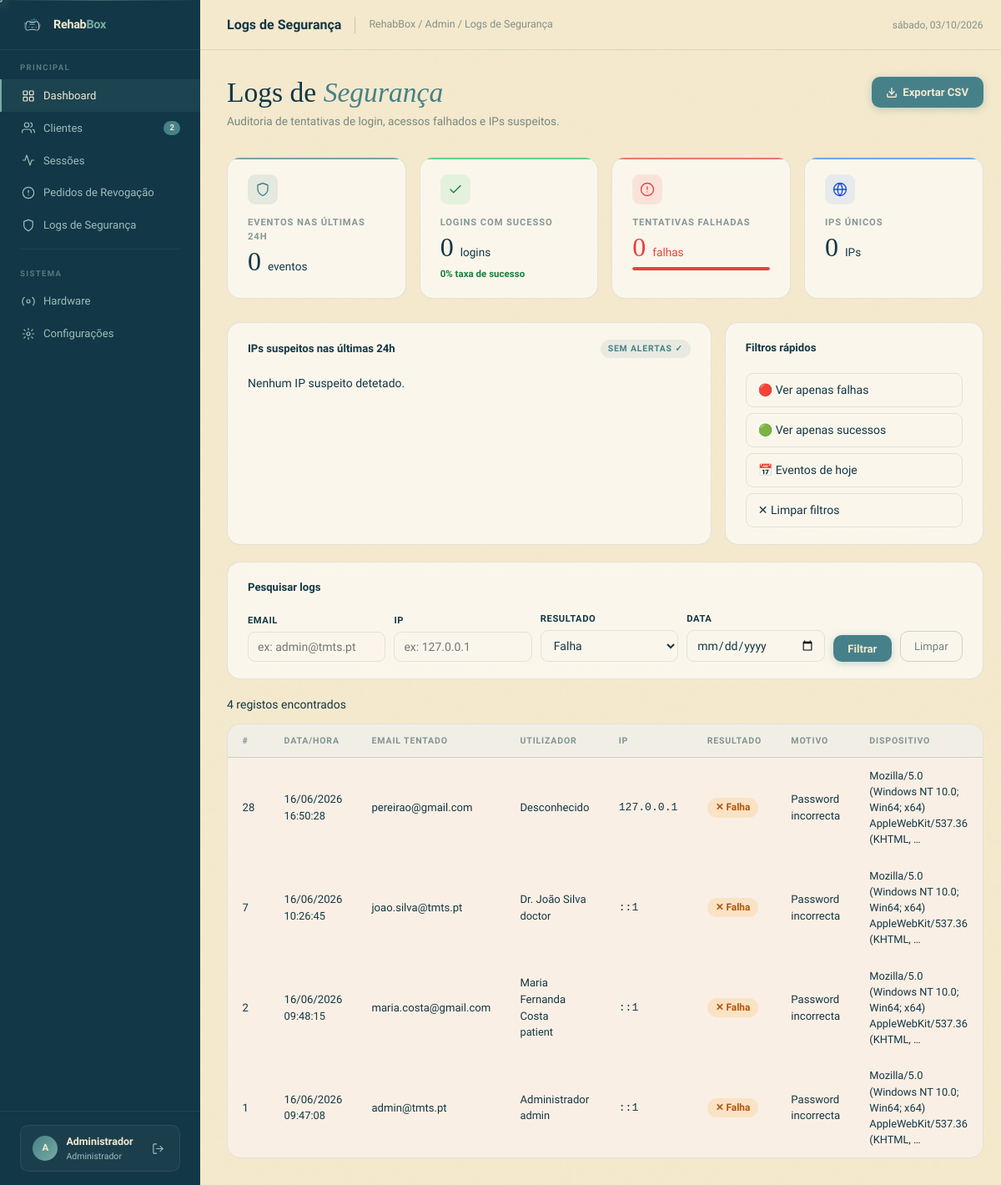
The page /web/admin_logs.php?result=fail (signed in) on the database its author committed.
### tables this page shows
CREATE TABLE IF NOT EXISTS `loginlogs` (
  `id` int NOT NULL AUTO_INCREMENT,
  `user_id` int DEFAULT NULL,
  `email_attempted` varchar(100) NOT NULL,
  `ip_address` varchar(45) NOT NULL,
  `user_agent` text,
  `success` tinyint(1) NOT NULL DEFAULT '0',
  `failure_reason` varchar(255) DEFAULT NULL,
  `created_at` datetime DEFAULT CURRENT_TIMESTAMP,
  PRIMARY KEY (`id`),
  KEY `user_id` (`user_id`),
  KEY `idx_ip_success_date` (`ip_address`,`success`,`created_at`),
  KEY `idx_created_at` (`created_at`),
  CONSTRAINT `loginlogs_ibfk_1` FOREIGN KEY (`user_id`) REFERENCES `users` (`id`) ON DELETE SET NULL
);

CREATE TABLE IF NOT EXISTS `users` (
  `id` int NOT NULL AUTO_INCREMENT,
  `name` varchar(100) NOT NULL,
  `email` varchar(100) NOT NULL,
  `password` varchar(255) NOT NULL,
  `role` enum('admin','doctor','patient','pending') NOT NULL DEFAULT 'pending',
  `is_active` tinyint(1) NOT NULL DEFAULT '1',
  PRIMARY KEY (`id`),
  UNIQUE KEY `email` (`email`)
);

### web/admin_logs.php (the view, shortened to what the rows shown need)
<?php
require_once __DIR__ . '/auth.php';
$filterResult = trim($_GET['result'] ?? '');
$page    = max(1, (int) ($_GET['page'] ?? 1));
$perPage = 25;
$offset  = ($page - 1) * $perPage;
$where  = ['1=1'];
$params = [];
if ($filterResult === 'success') {
    $where[] = 'l.success = 1';
} elseif ($filterResult === 'fail') {
    $where[] = 'l.success = 0';
}
$whereSQL = implode(' AND ', $where);
$logStmt = db()->prepare("
    SELECT l.id, l.created_at, l.email_attempted, l.ip_address,
           l.user_agent, l.success, l.failure_reason, u.name, u.role
    FROM LoginLogs l
    LEFT JOIN Users u ON u.id = l.user_id
    WHERE $whereSQL
    ORDER BY l.created_at DESC
    LIMIT $perPage OFFSET $offset
");
$logStmt->execute($params);
$logs = $logStmt->fetchAll(PDO::FETCH_ASSOC);
$blockedIps = db()->query("
    SELECT ip_address, blocked_until, blocked_by, reason
    FROM BlockedIPs
    WHERE blocked_until > NOW()
    ORDER BY blocked_until DESC
")->fetchAll(PDO::FETCH_ASSOC);
$blockedNow  = array_column($blockedIps, null, 'ip_address');
?>
<!DOCTYPE html>
<html lang="pt">
<head>
    <link rel="stylesheet" href="./assets/css/style.css">
</head>
<body>
<div class="layout">
    <div class="main">
        <div class="page">
            <div class="page-header">
                <div>
                    <h1>Logs de <em>Segurança</em></h1>
                </div>
            </div>
            <div class="table-wrap">
                <table>
                    <thead>
                        <tr>
                            <th>#</th>
                            <th>Data/Hora</th>
                            <th>Email tentado</th>
                            <th>Utilizador</th>
                            <th>IP</th>
                            <th>Resultado</th>
                            <th>Motivo</th>
                            <th>Dispositivo</th>
                        </tr>
                    </thead>
                    <tbody>
                        <?php if (empty($logs)): ?>
                            <tr>
                                <td colspan="8" style="text-align:center;padding:40px;color:var(--text-muted)">
                                    Nenhum log encontrado.
                                </td>
                            </tr>
                        <?php else: ?>
                            <?php foreach ($logs as $log): ?>
                                <tr class="<?= (int)$log['success'] === 0 ? 'row-suspect' : '' ?>">
                                    <td style="color:var(--text-muted)"><?= (int)$log['id'] ?></td>
                                    <td>
                                        <?= e(date('d/m/Y', strtotime($log['created_at']))) ?><br>
                                        <span style="color:var(--text-muted);font-size:.8rem">
                                            <?= e(date('H:i:s', strtotime($log['created_at']))) ?>
                                        </span>
                                    </td>
                                    <td><?= e($log['email_attempted']) ?></td>
                                    <td>
                                        <?php if (!empty($log['name'])): ?>
                                            <?= e($log['name']) ?><br>
                                            <span style="color:var(--text-muted);font-size:.8rem"><?= e($log['role']) ?></span>
                                        <?php else: ?>
                                            <span style="color:var(--text-muted)">Desconhecido</span>
                                        <?php endif; ?>
                                    </td>
                                    <td>
                                        <span class="<?= isset($blockedNow[$log['ip_address']]) ? 'ip-bad' : 'ip' ?>">
                                            <?= e($log['ip_address']) ?>
                                        </span>
                                    </td>
                                    <td>
                                        <?php if ((int)$log['success'] === 1): ?>
                                            <span class="pill pill-success">✓ Sucesso</span>
                                        <?php else: ?>
                                            <span class="pill pill-fail">✕ Falha</span>
                                        <?php endif; ?>
                                    </td>
                                    <td><?= e($log['failure_reason'] ?: '—') ?></td>
                                    <td style="max-width:240px;color:var(--text-muted);font-size:.8rem">
                                        <?= e(mb_strimwidth($log['user_agent'] ?? '—', 0, 70, '…')) ?>
                                    </td>
                                </tr>
                            <?php endforeach; ?>
                        <?php endif; ?>
                    </tbody>
                </table>
            </div>
        </div>
    </div>
</div>
</body>
</html>

### rows shown on the page
loginlogs: id "28", created_at "16/06/2026", created_at "16:50:28", email_attempted "pereirao@gmail.com", shows "Desconhecido", ip_address "127.0.0.1", success "✕ Falha", failure_reason "Password incorrecta", user_agent "Mozilla/5.0 (Windows NT 10.0; Win64; x64) AppleWebKit/537.36 (KHTML, …"
loginlogs: id "7", created_at "16/06/2026", created_at "10:26:45", email_attempted "joao.silva@tmts.pt", user.name "Dr. João Silva", user.role "doctor", ip_address "::1", success "✕ Falha", failure_reason "Password incorrecta", user_agent "Mozilla/5.0 (Windows NT 10.0; Win64; x64) AppleWebKit/537.36 (KHTML, …"
loginlogs: id "2", created_at "16/06/2026", created_at "09:48:15", email_attempted "maria.costa@gmail.com", user.name "Maria Fernanda Costa", user.role "patient", ip_address "::1", success "✕ Falha", failure_reason "Password incorrecta", user_agent "Mozilla/5.0 (Windows NT 10.0; Win64; x64) AppleWebKit/537.36 (KHTML, …"
loginlogs: id "1", created_at "16/06/2026", created_at "09:47:08", email_attempted "admin@tmts.pt", user.name "Administrador", user.role "admin", ip_address "::1", success "✕ Falha", failure_reason "Password incorrecta", user_agent "Mozilla/5.0 (Windows NT 10.0; Win64; x64) AppleWebKit/537.36 (KHTML, …"

### other values the page prints
$totalClients "2"
$avatar "A"
$userName "Administrador"
$stats['total'] "0"
$stats['success_count'] "0"
$successRate "0"
$stats['fail_count'] "0"
$stats['unique_ips'] "0"
$totalRows "4"
